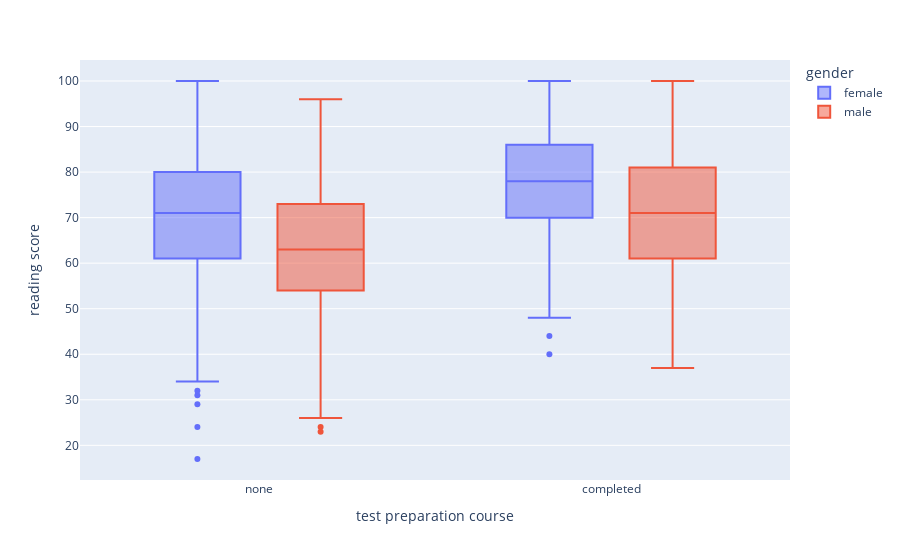

Notebook cell for this chart:
### Code cell
fig = px.box(df, x ='test preparation course', y ='reading score',color = 'gender')
fig.show()

### Figure 1 — Plotly figure (JSON) as saved in the notebook; plotly's stock layout.template omitted (floating-point values rounded to 4 significant figures; data arrays with more than 128 entries replaced by an {"elided": "..."} marker saying what was removed)
{"data": [{"alignmentgroup": "True", "hovertemplate": "gender=female<br>test preparation course=%{x}<br>reading score=%{y}<extra></extra>", "legendgroup": "female", "marker": {"color": "#636efa"}, "name": "female", "notched": false, "offsetgroup": "female", "orientation": "v", "showlegend": true, "type": "box", "x": {"elided": "518 str values"}, "x0": " ", "xaxis": "x", "y": {"elided": "518 int values"}, "y0": " ", "yaxis": "y"}, {"alignmentgroup": "True", "hovertemplate": "gender=male<br>test preparation course=%{x}<br>reading score=%{y}<extra></extra>", "legendgroup": "male", "marker": {"color": "#EF553B"}, "name": "male", "notched": false, "offsetgroup": "male", "orientation": "v", "showlegend": true, "type": "box", "x": {"elided": "482 str values"}, "x0": " ", "xaxis": "x", "y": {"elided": "482 int values"}, "y0": " ", "yaxis": "y"}], "layout": {"boxmode": "group", "legend": {"title": {"text": "gender"}, "tracegroupgap": 0}, "margin": {"t": 60}, "xaxis": {"anchor": "y", "domain": [0, 1], "title": {"text": "test preparation course"}}, "yaxis": {"anchor": "x", "domain": [0, 1], "title": {"text": "reading score"}}}}
